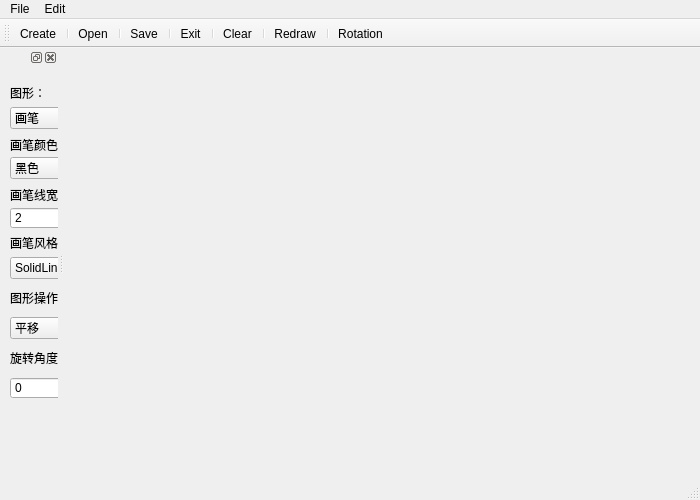
<?xml version="1.0" encoding="UTF-8"?>
<ui version="4.0">
 <class>MainWindow</class>
 <widget class="QMainWindow" name="MainWindow">
  <property name="geometry">
   <rect>
    <x>0</x>
    <y>0</y>
    <width>700</width>
    <height>500</height>
   </rect>
  </property>
  <property name="minimumSize">
   <size>
    <width>566</width>
    <height>0</height>
   </size>
  </property>
  <property name="windowTitle">
   <string>MainWindow</string>
  </property>
  <widget class="QWidget" name="centralWidget"/>
  <widget class="QMenuBar" name="menuBar">
   <property name="geometry">
    <rect>
     <x>0</x>
     <y>0</y>
     <width>700</width>
     <height>23</height>
    </rect>
   </property>
   <widget class="QMenu" name="menu">
    <property name="title">
     <string>File</string>
    </property>
    <addaction name="actionCreate"/>
    <addaction name="separator"/>
    <addaction name="actionOpen"/>
    <addaction name="separator"/>
    <addaction name="actionSave"/>
    <addaction name="separator"/>
    <addaction name="actionSaveAs"/>
    <addaction name="separator"/>
    <addaction name="actionExit"/>
    <addaction name="separator"/>
    <addaction name="actionPrint"/>
   </widget>
   <widget class="QMenu" name="menuEdit">
    <property name="title">
     <string>Edit</string>
    </property>
    <addaction name="actionMagnify"/>
    <addaction name="actionNarrow"/>
    <addaction name="actionRotation"/>
    <addaction name="actionClear"/>
    <addaction name="actionRedraw"/>
   </widget>
   <addaction name="menu"/>
   <addaction name="menuEdit"/>
  </widget>
  <widget class="QToolBar" name="mainToolBar">
   <attribute name="toolBarArea">
    <enum>TopToolBarArea</enum>
   </attribute>
   <attribute name="toolBarBreak">
    <bool>false</bool>
   </attribute>
   <addaction name="actionCreate"/>
   <addaction name="separator"/>
   <addaction name="actionOpen"/>
   <addaction name="separator"/>
   <addaction name="actionSave"/>
   <addaction name="separator"/>
   <addaction name="actionExit"/>
   <addaction name="separator"/>
   <addaction name="actionClear"/>
   <addaction name="separator"/>
   <addaction name="actionRedraw"/>
   <addaction name="separator"/>
   <addaction name="actionRotation"/>
  </widget>
  <widget class="QStatusBar" name="statusBar"/>
  <widget class="QDockWidget" name="Paint">
   <attribute name="dockWidgetArea">
    <number>1</number>
   </attribute>
   <widget class="QWidget" name="dockWidgetContents_2">
    <widget class="QSpinBox" name="spinBox">
     <property name="geometry">
      <rect>
       <x>10</x>
       <y>140</y>
       <width>71</width>
       <height>22</height>
      </rect>
     </property>
     <property name="minimumSize">
      <size>
       <width>42</width>
       <height>22</height>
      </size>
     </property>
     <property name="minimum">
      <number>1</number>
     </property>
     <property name="maximum">
      <number>20</number>
     </property>
     <property name="value">
      <number>2</number>
     </property>
    </widget>
    <widget class="QComboBox" name="comboBox">
     <property name="geometry">
      <rect>
       <x>10</x>
       <y>40</y>
       <width>69</width>
       <height>22</height>
      </rect>
     </property>
     <property name="currentIndex">
      <number>0</number>
     </property>
     <item>
      <property name="text">
       <string>画笔</string>
      </property>
     </item>
     <item>
      <property name="text">
       <string>直线</string>
      </property>
     </item>
     <item>
      <property name="text">
       <string>曲线</string>
      </property>
     </item>
     <item>
      <property name="text">
       <string>矩形</string>
      </property>
     </item>
     <item>
      <property name="text">
       <string>圆形</string>
      </property>
     </item>
     <item>
      <property name="text">
       <string>椭圆</string>
      </property>
     </item>
     <item>
      <property name="text">
       <string>填充区域</string>
      </property>
     </item>
     <item>
      <property name="text">
       <string>多边形</string>
      </property>
     </item>
     <item>
      <property name="text">
       <string>橡皮</string>
      </property>
     </item>
    </widget>
    <widget class="QComboBox" name="comboBox_2">
     <property name="geometry">
      <rect>
       <x>10</x>
       <y>90</y>
       <width>69</width>
       <height>22</height>
      </rect>
     </property>
     <property name="currentIndex">
      <number>0</number>
     </property>
     <item>
      <property name="text">
       <string>黑色</string>
      </property>
     </item>
     <item>
      <property name="text">
       <string>红色</string>
      </property>
     </item>
     <item>
      <property name="text">
       <string>黄色</string>
      </property>
     </item>
     <item>
      <property name="text">
       <string>绿色 </string>
      </property>
     </item>
     <item>
      <property name="text">
       <string>蓝色</string>
      </property>
     </item>
     <item>
      <property name="text">
       <string>白色</string>
      </property>
     </item>
    </widget>
    <widget class="QLabel" name="label">
     <property name="geometry">
      <rect>
       <x>10</x>
       <y>20</y>
       <width>54</width>
       <height>12</height>
      </rect>
     </property>
     <property name="text">
      <string>图形：</string>
     </property>
    </widget>
    <widget class="QLabel" name="label_2">
     <property name="geometry">
      <rect>
       <x>10</x>
       <y>70</y>
       <width>61</width>
       <height>16</height>
      </rect>
     </property>
     <property name="text">
      <string>画笔颜色：</string>
     </property>
    </widget>
    <widget class="QLabel" name="label_3">
     <property name="geometry">
      <rect>
       <x>10</x>
       <y>120</y>
       <width>71</width>
       <height>16</height>
      </rect>
     </property>
     <property name="text">
      <string>画笔线宽：</string>
     </property>
    </widget>
    <widget class="QLabel" name="label_4">
     <property name="geometry">
      <rect>
       <x>10</x>
       <y>165</y>
       <width>61</width>
       <height>21</height>
      </rect>
     </property>
     <property name="text">
      <string>画笔风格：</string>
     </property>
    </widget>
    <widget class="QComboBox" name="comboBox_3">
     <property name="geometry">
      <rect>
       <x>10</x>
       <y>190</y>
       <width>71</width>
       <height>22</height>
      </rect>
     </property>
     <property name="currentIndex">
      <number>0</number>
     </property>
     <item>
      <property name="text">
       <string>SolidLine</string>
      </property>
     </item>
     <item>
      <property name="text">
       <string>DashLine</string>
      </property>
     </item>
     <item>
      <property name="text">
       <string>DotLine</string>
      </property>
     </item>
     <item>
      <property name="text">
       <string>DashDotLine</string>
      </property>
     </item>
     <item>
      <property name="text">
       <string>DashDotDotLine</string>
      </property>
     </item>
     <item>
      <property name="text">
       <string>NoPen</string>
      </property>
     </item>
    </widget>
    <widget class="QLabel" name="label_5">
     <property name="geometry">
      <rect>
       <x>10</x>
       <y>220</y>
       <width>61</width>
       <height>21</height>
      </rect>
     </property>
     <property name="text">
      <string>图形操作：</string>
     </property>
    </widget>
    <widget class="QComboBox" name="comboBox_4">
     <property name="geometry">
      <rect>
       <x>10</x>
       <y>250</y>
       <width>69</width>
       <height>22</height>
      </rect>
     </property>
     <item>
      <property name="text">
       <string>平移</string>
      </property>
     </item>
     <item>
      <property name="text">
       <string>裁剪</string>
      </property>
     </item>
    </widget>
    <widget class="QLabel" name="label_6">
     <property name="geometry">
      <rect>
       <x>10</x>
       <y>280</y>
       <width>61</width>
       <height>21</height>
      </rect>
     </property>
     <property name="text">
      <string>旋转角度：</string>
     </property>
    </widget>
    <widget class="QSpinBox" name="spinBox_2">
     <property name="geometry">
      <rect>
       <x>10</x>
       <y>310</y>
       <width>71</width>
       <height>22</height>
      </rect>
     </property>
     <property name="minimum">
      <number>-360</number>
     </property>
     <property name="maximum">
      <number>360</number>
     </property>
     <property name="value">
      <number>0</number>
     </property>
    </widget>
   </widget>
  </widget>
  <action name="actionCreate">
   <property name="checkable">
    <bool>true</bool>
   </property>
   <property name="icon">
    <iconset resource="icons.qrc">
     <normaloff>:/pic/pic_create.jpg</normaloff>:/pic/pic_create.jpg</iconset>
   </property>
   <property name="text">
    <string>Create</string>
   </property>
   <property name="shortcut">
    <string>Ctrl+Alt+C</string>
   </property>
  </action>
  <action name="actionOpen">
   <property name="checkable">
    <bool>true</bool>
   </property>
   <property name="icon">
    <iconset resource="icons.qrc">
     <normaloff>:/pic/pic_open.jpg</normaloff>:/pic/pic_open.jpg</iconset>
   </property>
   <property name="text">
    <string>Open</string>
   </property>
   <property name="shortcut">
    <string>Ctrl+Alt+O</string>
   </property>
  </action>
  <action name="actionSave">
   <property name="checkable">
    <bool>true</bool>
   </property>
   <property name="icon">
    <iconset resource="icons.qrc">
     <normaloff>:/pic/pic_save.jpg</normaloff>:/pic/pic_save.jpg</iconset>
   </property>
   <property name="text">
    <string>Save</string>
   </property>
   <property name="shortcut">
    <string>Ctrl+Alt+S</string>
   </property>
  </action>
  <action name="actionExit">
   <property name="checkable">
    <bool>true</bool>
   </property>
   <property name="icon">
    <iconset resource="icons.qrc">
     <normaloff>:/pic/pic_exit.jpg</normaloff>:/pic/pic_exit.jpg</iconset>
   </property>
   <property name="text">
    <string>Exit</string>
   </property>
   <property name="shortcut">
    <string>Ctrl+Alt+E</string>
   </property>
  </action>
  <action name="actionMagnify">
   <property name="checkable">
    <bool>true</bool>
   </property>
   <property name="icon">
    <iconset resource="icons.qrc">
     <normaloff>:/pic/pic_magnify.jpg</normaloff>:/pic/pic_magnify.jpg</iconset>
   </property>
   <property name="text">
    <string>Magnify</string>
   </property>
   <property name="shortcut">
    <string>Ctrl+Alt+M</string>
   </property>
  </action>
  <action name="actionNarrow">
   <property name="checkable">
    <bool>true</bool>
   </property>
   <property name="icon">
    <iconset resource="icons.qrc">
     <normaloff>:/pic/pic_narrow.jpg</normaloff>:/pic/pic_narrow.jpg</iconset>
   </property>
   <property name="text">
    <string>Narrow</string>
   </property>
   <property name="shortcut">
    <string>Ctrl+Alt+N</string>
   </property>
  </action>
  <action name="actionSaveAs">
   <property name="checkable">
    <bool>true</bool>
   </property>
   <property name="icon">
    <iconset resource="icons.qrc">
     <normaloff>:/pic/pic_saveas.jpg</normaloff>:/pic/pic_saveas.jpg</iconset>
   </property>
   <property name="text">
    <string>SaveAs</string>
   </property>
   <property name="shortcut">
    <string>Ctrl+Alt+D</string>
   </property>
  </action>
  <action name="actionPrint">
   <property name="checkable">
    <bool>true</bool>
   </property>
   <property name="icon">
    <iconset resource="icons.qrc">
     <normaloff>:/pic/pic_print.jpg</normaloff>:/pic/pic_print.jpg</iconset>
   </property>
   <property name="text">
    <string>Print</string>
   </property>
   <property name="shortcut">
    <string>Ctrl+Alt+P</string>
   </property>
  </action>
  <action name="actionClear">
   <property name="checkable">
    <bool>true</bool>
   </property>
   <property name="icon">
    <iconset resource="icons.qrc">
     <normaloff>:/pic/pic_clear.jpg</normaloff>:/pic/pic_clear.jpg</iconset>
   </property>
   <property name="text">
    <string>Clear</string>
   </property>
  </action>
  <action name="actionRedraw">
   <property name="checkable">
    <bool>true</bool>
   </property>
   <property name="icon">
    <iconset resource="icons.qrc">
     <normaloff>:/pic/pic_redraw.jpg</normaloff>:/pic/pic_redraw.jpg</iconset>
   </property>
   <property name="text">
    <string>Redraw</string>
   </property>
  </action>
  <action name="actionRotation">
   <property name="checkable">
    <bool>true</bool>
   </property>
   <property name="icon">
    <iconset resource="icons.qrc">
     <normaloff>:/pic/pic_rotation.jpg</normaloff>:/pic/pic_rotation.jpg</iconset>
   </property>
   <property name="text">
    <string>Rotation</string>
   </property>
  </action>
 </widget>
 <layoutdefault spacing="6" margin="11"/>
 <resources>
  <include location="icons.qrc"/>
 </resources>
 <connections/>
</ui>
